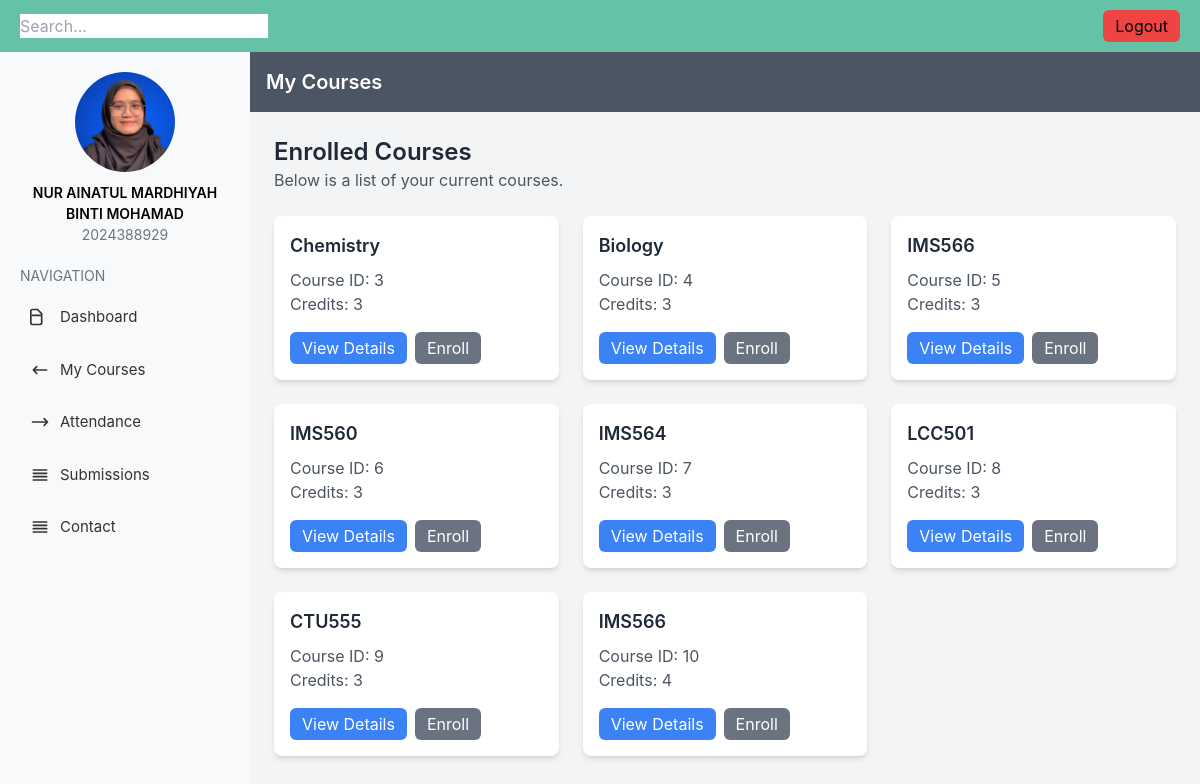
/courses.php, run on the app's committed database.
### tables this page shows
CREATE TABLE `course` (
  `course_id` int(11) NOT NULL,
  `course_name` varchar(50) NOT NULL,
  `instructor` varchar(50) DEFAULT 'NUR FATHIHAH MAISARAH BINTI PIEI',
  `credits` int(11) NOT NULL
);

### courses.php (the view, shortened to what this page needs)
<?php
include 'db_config.php';
$sql = "SELECT course_id, course_name, credits FROM course";
$result = $conn->query($sql);
?>
<!DOCTYPE html>
<html lang="en">
<head>
    <script src="https://cdn.tailwindcss.com"></script>
</head>
<body class="bg-gray-100">
    <body class="bg-gray-100">
    <div class="navbar">
        <div class="search-bar">
            <input type="text" placeholder="Search...">
             </div>
             <button class="bg-red-500 px-3 py-1 rounded-md"  onclick="window.location.href='login.php';">Logout</button>
        </div>
    <div class="flex">
     <aside class="sidebar">
         <div class="profile">
             <img src="img/img 1.png" alt="Profile Picture">
             <h2>NUR AINATUL MARDHIYAH BINTI MOHAMAD</h2>
             <p>2024388929</p>
         </div>
         <h3 class="nav-title">Navigation</h3>
            <ul>
                <li class="nav-item">
                    <a href="student.php">
                        <svg xmlns="http://www.w3.org/2000/svg" class="h-5 w-5" fill="none" viewBox="0 0 24 24" stroke="currentColor">
                            <path stroke-linecap="round" stroke-linejoin="round" stroke-width="2" d="M3 10h11M9 21H3a2 2 0 01-2-2V5a2 2 0 012-2h6l5 5v11a2 2 0 01-2 2z" />
                        </svg>
                        Dashboard
                    </a>
                </li>
                <li class="nav-item">
                    <a href="courses.php">
                        <svg xmlns="http://www.w3.org/2000/svg" class="h-5 w-5" fill="none" viewBox="0 0 24 24" stroke="currentColor">
                            <path stroke-linecap="round" stroke-linejoin="round" stroke-width="2" d="M8 16l-4-4m0 0l4-4m-4 4h16" />
                        </svg>
                        My Courses
                    </a>
                </li>
                <li class="nav-item">
                    <a href="attandance.php">
                        <svg xmlns="http://www.w3.org/2000/svg" class="h-5 w-5" fill="none" viewBox="0 0 24 24" stroke="currentColor">
                            <path stroke-linecap="round" stroke-linejoin="round" stroke-width="2" d="M17 16l4-4m0 0l-4-4m4 4H3" />
                        </svg>
                        Attendance
                    </a>
                </li>
                <li class="nav-item">
                    <a href="submission.php">
                        <svg xmlns="http://www.w3.org/2000/svg" class="h-5 w-5" fill="none" viewBox="0 0 24 24" stroke="currentColor">
                            <path stroke-linecap="round" stroke-linejoin="round" stroke-width="2" d="M4 6h16M4 10h16M4 14h16M4 18h16" />
                        </svg>
                        Submissions
                    </a>
                </li>
                <li class="nav-item">
                    <a href="contact.php">
                        <svg xmlns="http://www.w3.org/2000/svg" class="h-5 w-5" fill="none" viewBox="0 0 24 24" stroke="currentColor">
                            <path stroke-linecap="round" stroke-linejoin="round" stroke-width="2" d="M4 6h16M4 10h16M4 14h16M4 18h16" />
                        </svg>
                        Contact
                    </a>
                </li>
            </ul>
        </aside>
        <div class="flex-1">
            <header class="bg-gray-600 text-white p-4">
                <h1 class="text-xl font-semibold">My Courses</h1>
                </header>
            <main class="p-6">
                <div class="mb-6">
                    <h2 class="text-2xl font-semibold text-gray-800">Enrolled Courses</h2>
                    <p class="text-gray-600">Below is a list of your current courses.</p>
                </div>
                <div class="grid grid-cols-1 md:grid-cols-2 lg:grid-cols-3 gap-6">
                    <?php
                    if ($result && $result->num_rows > 0) {
                        while ($row = $result->fetch_assoc()) {
                            $courseId = $row['course_id'];
                            $courseName = $row['course_name'];
                            $creditHours = $row['credits'];
                            echo "
                            <div class='bg-white shadow-md rounded-lg p-4'>
                                <h3 class='text-lg font-semibold text-gray-800 mb-2'>$courseName</h3>
                                <p class='text-gray-600'>Course ID: $courseId</p>
                                <p class='text-gray-600'>Credits: $creditHours</p>
                                <div class='mt-4 flex space-x-2'>
                                    <button class='bg-blue-500 text-white px-3 py-1 rounded-md'>View Details</button>
                                    <button class='bg-gray-500 text-white px-3 py-1 rounded-md'>Enroll</button>
                                </div>
                            </div>";
                        }
                    } else {
                        echo "<p class='text-gray-600'>No courses found.</p>";
                    }
                    ?>
                </div>
            </main>
        </div>
    </div>
</body>
</html>

### courses.php (style rules this page uses)
body { font-family: 'Inter', sans-serif; }
.sidebar { width: 250px; background-color: #f8f9fa; min-height: 100vh; padding: 20px; }
.sidebar .profile { text-align: center; margin-bottom: 20px; }
.sidebar .profile img { width: 100px; height: 100px; border-radius: 50%; object-fit: cover; margin: 0 auto; display: block; }
.sidebar .profile h2 { font-size: 14px; font-weight: 600; margin-top: 10px; }
.sidebar .profile p { font-size: 14px; color: #6c757d; }
.sidebar .nav-title { font-size: 14px; text-transform: uppercase; margin-bottom: 10px; color: #6c757d; }
.sidebar .nav-item { list-style: none; margin-bottom: 10px; }
.sidebar .nav-item a { display: flex; align-items: center; text-decoration: none; color: #333; font-size: 15px; padding: 10px; border-radius: 8px; transition: background-color 0.3s; }
.sidebar .nav-item a svg { margin-right: 10px; }
.navbar { display: flex; justify-content: space-between; align-items: center; background-color: #66c2a6; padding: 10px 20px; }

### data on the page
course: course_name "Chemistry", course_id "3", credits "3"
course: course_name "Biology", course_id "4", credits "3"
course: course_name "IMS566", course_id "5", credits "3"
course: course_name "IMS560", course_id "6", credits "3"
course: course_name "IMS564", course_id "7", credits "3"
course: course_name "LCC501", course_id "8", credits "3"
course: course_name "CTU555", course_id "9", credits "3"
course: course_name "IMS566", course_id "10", credits "4"
